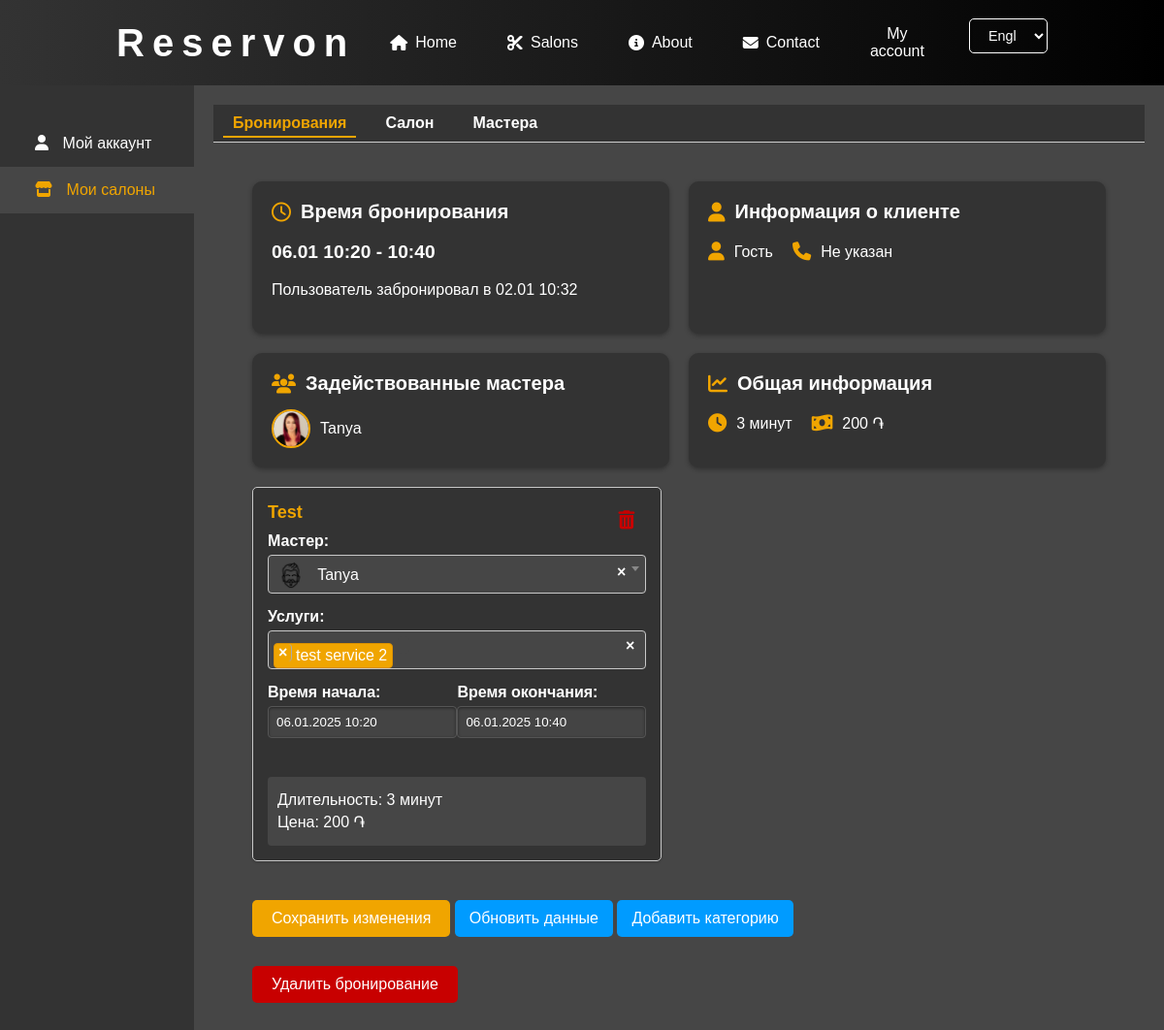
Page /user-account/bookings/edit/164/ (signed in) on the committed database.
### salons/models.py (models this page shows, shortened)
class Appointment(models.Model):
    salon = models.ForeignKey(Salon, on_delete=models.CASCADE)
    user = models.ForeignKey(User, on_delete=models.CASCADE, null=True, blank=True)
    start_datetime = models.DateTimeField()
    end_datetime = models.DateTimeField(null=True, blank=True)
    created_at = models.DateTimeField(auto_now_add=True)
    user_comment = models.TextField('Комментарий клиента', null=True, blank=True)
    barbers = models.ManyToManyField(
        Barber,
        through='AppointmentBarberService',
        related_name='appointments'
    )

class Barber(models.Model):
    salon = models.ForeignKey(Salon, on_delete=models.CASCADE, related_name='barbers')
    user = models.OneToOneField(User, on_delete=models.SET_NULL, null=True, blank=True)
    name = models.CharField(max_length=100)
    avatar = models.ImageField(upload_to='salons/barbers', blank=True, null=True)
    description = models.TextField(blank=True, null=True)
    categories = models.ManyToManyField(ServiceCategory, related_name='barbers')  # Add this line
    def __str__(self):
        return self.name
    def get_avatar_url(self):
        if self.avatar and self.avatar.url:
            return self.avatar.url
        return '/static/salons/img/default-avatar.png'

class ServiceCategory(models.Model):
    name = models.CharField(max_length=100, unique=True)  # Название категории
    default_duration = models.IntegerField('Default duration (minutes)', default=15)

### user_account/views.py (the view)
# urls.py: path('bookings/edit/<int:booking_id>/', views.edit_booking, name='edit_booking'),
@login_required
def edit_booking(request, booking_id):
    user = request.user
    appointment = get_object_or_404(
        Appointment.objects.select_related('user__main_profile').prefetch_related('barbers', 'barber_services'),
        id=booking_id,
        salon__in=user.administered_salons.all()
    )
    salon = appointment.salon
    if appointment.user:
        customer_name = appointment.user.get_full_name() or 'Гость'
    else:
        customer_name = 'Гость'
    if appointment.user and hasattr(appointment.user, 'main_profile'):
        customer_phone = appointment.user.main_profile.phone_number or 'Не указан'
    else:
        customer_phone = 'Не указан'
    if request.method == 'POST':
        formset = AppointmentBarberServiceFormSet(request.POST, instance=appointment)
        if formset.is_valid():
            with transaction.atomic():
                formset.instance = appointment  # Устанавливаем связь формсета с appointment
                instances = formset.save(commit=False)
                for obj in formset.deleted_objects:
                    obj.delete()
                for instance in instances:
                    instance.appointment = appointment
                    instance.save()
                formset.save_m2m()
                appointment.start_datetime = appointment.barber_services.aggregate(models.Min('start_datetime'))['start_datetime__min']
                appointment.end_datetime = appointment.barber_services.aggregate(models.Max('end_datetime'))['end_datetime__max']
                appointment.save(update_fields=['start_datetime', 'end_datetime'])
                messages.success(request, 'Бронирование успешно обновлено.')
                return redirect('user_account:manage_bookings')
        else:
            messages.error(request, 'Пожалуйста, исправьте ошибки ниже.')
    else:
        formset = AppointmentBarberServiceFormSet(instance=appointment)
    category_forms = []
    total_duration = 0
    total_price = 0
    for form_instance in formset.forms:
        barber_service = form_instance.instance
        if barber_service.pk:
            services = barber_service.services.all()
        else:
            service_ids = form_instance['services'].value()
            services = Service.objects.filter(id__in=service_ids)
        total_duration_category = sum(service.duration.total_seconds() / 60 for service in services)
        total_price_category = sum(service.price for service in services)
        total_duration += total_duration_category
        total_price += total_price_category
        categories = set(service.category.name for service in services if service.category)
        category_name = ', '.join(categories) if categories else 'Без категории'
        category_forms.append({
            'form': form_instance,
            'duration': total_duration_category,
            'price': total_price_category,
            'category_name': category_name,
        })
    category_count = len(category_forms)
    context = {
        'formset': formset,
        'appointment': appointment,
        'total_duration': total_duration,
        'total_price': total_price,
        'category_count': category_count,
        'customer_name': customer_name,
        'customer_phone': customer_phone,
        'category_forms': category_forms,
        'active_menu': 'bookings',
        'active_sidebar': 'salons',
        'LANGUAGE_CODE': request.LANGUAGE_CODE,
    }
    return render(request, 'user_account/edit_booking.html', context)

### salons/models.py (called while the page is built)
    def __str__(self):
        return self.name

### user_account/templatetags/custom_filters.py (called while the page is built)
@register.filter
def format_phone(value):
    if value and len(value) == 11:
        return f"+{value[0]} ({value[1:4]}) {value[4:7]}-{value[7:9]}-{value[9:]}"
    return value

@register.filter
def phone_number_format(value):
    return re.sub(r'\D', '', value)

@register.filter(name='remove_class')
def remove_class(field, class_name):
    if field.field.widget.attrs.get('class'):
        classes = field.field.widget.attrs['class'].split()
        classes = [cls for cls in classes if cls != class_name]
        field.field.widget.attrs['class'] = ' '.join(classes)
    return field

### user_account/templates/user_account/edit_booking.html (shortened to what this page needs)
{% extends "user_account/account_base.html" %}
{% load custom_filters %}
{% load static %}
{% block page_content %}
<div class="edit-booking">
    <div class="booking-summary">
        <div>
            <div class="booking-cards-container-1">
                <div class="time-card">
                    <h3><i class="far fa-clock"></i> Время бронирования</h3>
                    <p class="booking-time">{{ appointment.start_datetime|date:'d.m H:i' }} - {{ appointment.end_datetime|date:'H:i' }}</p>
                    <p class="created-time"> Пользователь забронировал в {{ appointment.created_at|date:' d.m H:i' }}</p>
                </div>
                <div class="client-info-card">
                    <h3><i class="fas fa-user"></i> Информация о клиенте</h3>
                    <div class="client-info">
                        <p>
                            <i class="fas fa-user"></i>
                            <span>{{ customer_name }}</span>
                        </p>
                        <p>
                            <i class="fas fa-phone"></i>
                            <a href="tel:{{ customer_phone|phone_number_format }}" class="phone-link">{{ customer_phone|format_phone }}</a>
                        </p>
                    </div>
                </div>
            </div>
            <div class="booking-cards-container-2">
                <div class="barbers-card">
                    <h3><i class="fas fa-users"></i> Задействованные мастера</h3>
                    <div class="barbers-row">
                        {% for barber in appointment.barbers.all %}
                            <div class="barber-item">
                                <img src="{{ barber.get_avatar_url }}" alt="{{ barber.name }}" class="barber-avatar-summary" />
                                <span class="barber-name">{{ barber.name }}</span>
                            </div>
                        {% empty %}
                            <p>Нет задействованных мастеров</p>
                        {% endfor %}
                    </div>
                </div>
                <div class="price-duration-card">
                    <h3><i class="fas fa-chart-line"></i> Общая информация</h3>
                    <div class="booking-info">
                        <p>
                            <i class="fas fa-clock"></i>
                            <span id="total-duration">{{ total_duration|floatformat:0 }} минут</span>
                        </p>
                        <p>
                            <i class="fas fa-money-bill-wave"></i>
                            <span id="total-price">{{ total_price|floatformat:0 }} ֏</span>
                        </p>
                    </div>
                </div>
            </div>
        </div>
    </div>
    <form method="post" id="booking-form">
        <div id="formset-container">
            {% for category in category_forms %}
                <div class="barber-service-form" data-duration="{{ category.duration }}" data-price="{{ category.price }}">
                    <button type="button" class="remove-form-button"><i class="fas fa-trash-alt"></i></button>
                    <h3>{{ category.category_name }}</h3>
                    <div class="form-group{% if category.form.barber.errors %} has-error{% endif %}">
                        <label>Мастер:</label>
                    </div>
                    <div class="form-group{% if category.form.services.errors %} has-error{% endif %}">
                        <label>Услуги:</label>
                    </div>
                    <div class="time-group">
                        <div class="form-group{% if category.form.start_datetime.errors %} has-error{% endif %}">
                            <label>Время начала:</label>
                            {{ category.form.start_datetime }}
                        </div>
                        <div class="form-group{% if category.form.end_datetime.errors %} has-error{% endif %}">
                            <label>Время окончания:</label>
                            {{ category.form.end_datetime }}
                        </div>
                    </div>
                    <div class="category-summary">
                        <p class="duration">Длительность: {{ category.duration|floatformat:0 }} минут</p>
                        <p class="price">Цена: {{ category.price|floatformat:0 }} ֏</p>
                    </div>
                </div>
            {% endfor %}
        </div>
        <button type="submit" class="submit-button">Сохранить изменения</button>
        <button type="button" id="refresh-data-button">Обновить данные</button>
        <button type="button" id="add-form-button">Добавить категорию</button>
    </form>
    <form method="post" action="{% url 'user_account:delete_booking' appointment.id %}" id="delete-booking-form">
        <button type="submit" class="delete-button">Удалить бронирование</button>
    </form>
</div>
{% endblock %}

### main/static/main/css/main.css (style rules this page uses)
body { background-color: #000; color: #fff; font-family: 'Helvetica Neue', Helvetica, Arial, sans-serif; margin: 0; padding: 0; }
* { box-sizing: border-box; }

### user_account/static/user_account/css/manage_bookings.css (style rules this page uses)
.booking-time { font-size: 1.2em; font-weight: bold; color: rgb(240, 165, 0); }
.booking-info p { display: flex; align-items: center; margin: 5px 0; }
.booking-info i { color: rgb(240, 165, 0); margin-right: 10px; font-size: 1.2em; }
.booking-info span { font-size: 1em; color: white; }

### user_account/static/user_account/css/unified.css (style rules this page uses)
body { background-color: #333; color: #fff; font-family: 'Arial', sans-serif; margin: 0; padding: 0; }
h1, h2, h3, h4 { color: #fff; margin-bottom: 15px; }
a { color: rgb(240,165,0); text-decoration: none; }
button, .btn, input[type="submit"] { background-color: rgb(240,165,0); border: none; border-radius: 4px; color: #fff; padding: 8px 12px; cursor: pointer; font-size: 1rem; transition: background-color 0.3s; margin-bottom: 10px; }
input[type="text"], input[type="file"], textarea, select { background-color: #444; color: #fff; border: 1px solid #555; border-radius: 4px; padding: 10px; width: 100%; margin-bottom: 15px; transition: border-color 0.3s, box-shadow 0.3s; box-shadow: inset 0 1px 3px rgba(0,0,0,0.5); }
label { font-weight: bold; margin-bottom: 5px; display: block; }
.form-group input, .form-group select, .form-group textarea { background-color: #444; border: 1px solid #555; color: #fff; padding: 8px; width: 100%; border-radius: 4px; }
.form-group label { margin-bottom: 5px; display: block; }

### rows in the picture
Appointment: start_datetime "06.01 10:20", end_datetime "10:40", created_at "02.01 10:32"
Barber: get_avatar_url (picture), name "Tanya"
ServiceCategory: category_name "Test"

### other values in the picture
{{ customer_name }} "Гость"
{{ customer_phone|format_phone }} "Не указан"
{{ total_duration|floatformat:0 }} "3"
{{ total_price|floatformat:0 }} "200"
{{ category.duration|floatformat:0 }} "3"
{{ category.price|floatformat:0 }} "200"
form field language "English"
